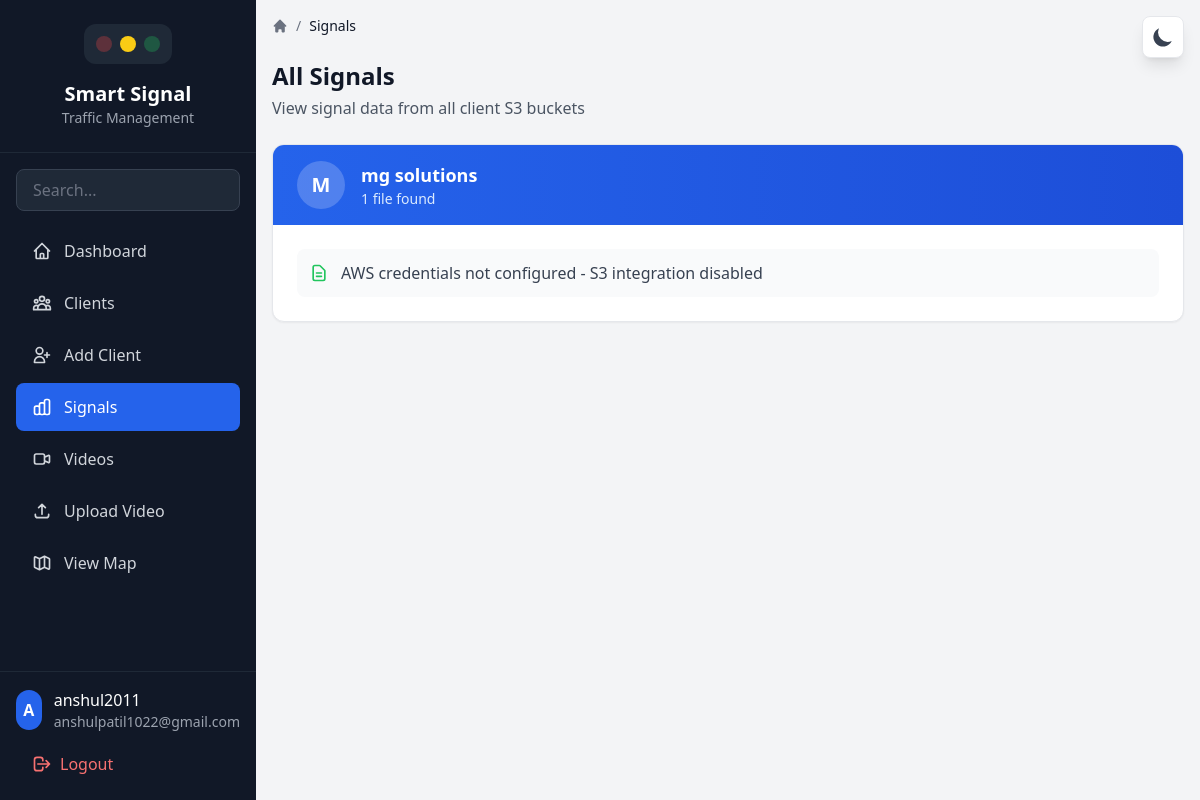
Screenshot of /show-signals/ (signed in) with the database file from the repository.
### core/models.py (models this page shows, shortened)
class User(AbstractUser):
    is_admin = models.BooleanField(default=False)

class Client(models.Model):
    user = models.OneToOneField(User, on_delete=models.CASCADE)
    company_name = models.CharField(max_length=100)
    city = models.CharField(max_length=100)
    site = models.CharField(max_length=100)

### core/views.py (the view, shortened to what this page needs)
# urls.py: path('show-signals/', views.show_all_signals, name='show_signals'),
@login_required
def show_all_signals(request):
    client_data = []
    clients = Client.objects.all()
    aws_configured = (
        hasattr(settings, 'AWS_ACCESS_KEY_ID') and
        hasattr(settings, 'AWS_SECRET_ACCESS_KEY') and
        settings.AWS_ACCESS_KEY_ID and
        settings.AWS_SECRET_ACCESS_KEY
    )
    if not aws_configured:
        for client in clients:
            client_data.append({
                'client': client,
                'files': ['AWS credentials not configured - S3 integration disabled']
            })
        return render(request, 'core/show_signals.html', {'client_data': client_data})

### core/templates/core/show_signals.html (shortened to what this page needs)
{% extends "base.html" %}
{% load static %}
{% block breadcrumb %}Signals{% endblock %}
{% block content %}
<div class="mb-6">
  <h1 class="text-2xl font-bold text-gray-900 dark:text-white">All Signals</h1>
  <p class="text-gray-600 dark:text-gray-400 mt-1">View signal data from all client S3 buckets</p>
</div>
{% if client_data %}
<div class="grid gap-6">
  {% for entry in client_data %}
  <div class="bg-white dark:bg-gray-800 rounded-xl shadow-sm border border-gray-200 dark:border-gray-700 overflow-hidden">
    <div class="bg-gradient-to-r from-blue-600 to-blue-700 dark:from-blue-700 dark:to-blue-800 px-6 py-4">
      <div class="flex items-center gap-4">
        <div class="w-12 h-12 rounded-full bg-white/20 flex items-center justify-center">
          <span class="text-xl font-bold text-white">{{ entry.client.company_name|slice:":1"|upper }}</span>
        </div>
        <div>
          <h3 class="text-lg font-semibold text-white">{{ entry.client.company_name }}</h3>
          <p class="text-blue-100 text-sm">{{ entry.files|length }} file{% if entry.files|length != 1 %}s{% endif %} found</p>
        </div>
      </div>
    </div>
    <div class="p-6">
      {% if entry.files %}
      <ul class="space-y-2">
        {% for file in entry.files %}
        <li class="flex items-center gap-3 p-3 bg-gray-50 dark:bg-gray-700/50 rounded-lg">
          {% if 'No S3 bucket' in file or 'AWS Error' in file %}
          <svg class="w-5 h-5 text-yellow-500 flex-shrink-0" fill="none" stroke="currentColor" viewBox="0 0 24 24">
            <path stroke-linecap="round" stroke-linejoin="round" stroke-width="2" d="M12 9v2m0 4h.01m-6.938 4h13.856c1.54 0 2.502-1.667 1.732-3L13.732 4c-.77-1.333-2.694-1.333-3.464 0L3.34 16c-.77 1.333.192 3 1.732 3z"/>
          </svg>
          <span class="text-yellow-600 dark:text-yellow-400">{{ file }}</span>
          {% else %}
          <svg class="w-5 h-5 text-green-500 flex-shrink-0" fill="none" stroke="currentColor" viewBox="0 0 24 24">
            <path stroke-linecap="round" stroke-linejoin="round" stroke-width="2" d="M9 12h6m-6 4h6m2 5H7a2 2 0 01-2-2V5a2 2 0 012-2h5.586a1 1 0 01.707.293l5.414 5.414a1 1 0 01.293.707V19a2 2 0 01-2 2z"/>
          </svg>
          <span class="text-gray-700 dark:text-gray-300">{{ file }}</span>
          {% endif %}
        </li>
        {% endfor %}
      </ul>
      {% else %}
      <p class="text-gray-500 dark:text-gray-400 text-center py-4">No files available</p>
      {% endif %}
    </div>
  </div>
  {% endfor %}
</div>
{% endif %}
{% endblock %}

### core/templates/base.html (shortened to what this page needs)
{% load static %}
<!DOCTYPE html>
<html lang="en" class="h-full">
<head>
  <script src="https://cdn.tailwindcss.com"></script>
</head>
<body class="h-full bg-gray-100 dark:bg-gray-900 text-gray-900 dark:text-gray-100 transition-colors duration-300">
  <div class="fixed top-4 right-4 z-50">
    <button id="themeToggle" class="p-2 rounded-lg bg-white dark:bg-gray-800 shadow-lg border border-gray-200 dark:border-gray-700 hover:bg-gray-50 dark:hover:bg-gray-700 transition">
      <svg id="moonIcon" class="w-6 h-6 text-gray-700 dark:text-gray-300" fill="currentColor" viewBox="0 0 20 20">
        <path d="M17.293 13.293A8 8 0 016.707 2.707a8.001 8.001 0 1010.586 10.586z"/>
      </svg>
    </button>
  </div>
  <aside id="sidebar" class="fixed inset-y-0 left-0 z-40 w-64 bg-gray-900 dark:bg-gray-950 transform -translate-x-full lg:translate-x-0 transition-transform duration-300 ease-in-out">
    <div class="flex flex-col h-full">
      <div class="p-6 border-b border-gray-800">
        <div class="flex items-center justify-center mb-4">
          <div class="traffic-light flex gap-2 bg-gray-800 p-3 rounded-xl">
            <div class="light w-4 h-4 rounded-full bg-red-500"></div>
            <div class="light w-4 h-4 rounded-full bg-yellow-400"></div>
            <div class="light w-4 h-4 rounded-full bg-green-500"></div>
          </div>
        </div>
        <h1 class="text-xl font-bold text-white text-center">Smart Signal</h1>
        <p class="text-gray-400 text-sm text-center">Traffic Management</p>
      </div>
      <div class="p-4">
        <input type="text" id="sidebarSearch" placeholder="Search..."
          class="w-full px-4 py-2 bg-gray-800 border border-gray-700 rounded-lg text-gray-200 placeholder-gray-500 focus:outline-none focus:ring-2 focus:ring-blue-500 focus:border-transparent">
      </div>
      <nav class="flex-1 px-4 pb-4 overflow-y-auto">
        <ul class="space-y-1">
          <li>
            <a href="{% url 'home' %}" class="nav-link flex items-center gap-3 px-4 py-3 rounded-lg text-gray-300 hover:bg-gray-800 hover:text-white transition {% if request.path == '/' %}bg-blue-600 text-white{% endif %}">
              <svg class="w-5 h-5" fill="none" stroke="currentColor" viewBox="0 0 24 24"><path stroke-linecap="round" stroke-linejoin="round" stroke-width="2" d="M3 12l2-2m0 0l7-7 7 7M5 10v10a1 1 0 001 1h3m10-11l2 2m-2-2v10a1 1 0 01-1 1h-3m-6 0a1 1 0 001-1v-4a1 1 0 011-1h2a1 1 0 011 1v4a1 1 0 001 1m-6 0h6"/></svg>
              Dashboard
            </a>
          </li>
          <li>
            <a href="{% url 'list_clients' %}" class="nav-link flex items-center gap-3 px-4 py-3 rounded-lg text-gray-300 hover:bg-gray-800 hover:text-white transition {% if 'clients' in request.path %}bg-blue-600 text-white{% endif %}">
              Clients
            </a>
          </li>
          <li>
            <a href="{% url 'add_client' %}" class="nav-link flex items-center gap-3 px-4 py-3 rounded-lg text-gray-300 hover:bg-gray-800 hover:text-white transition {% if 'add-client' in request.path %}bg-blue-600 text-white{% endif %}">
              <svg class="w-5 h-5" fill="none" stroke="currentColor" viewBox="0 0 24 24"><path stroke-linecap="round" stroke-linejoin="round" stroke-width="2" d="M18 9v3m0 0v3m0-3h3m-3 0h-3m-2-5a4 4 0 11-8 0 4 4 0 018 0zM3 20a6 6 0 0112 0v1H3v-1z"/></svg>
              Add Client
            </a>
          </li>
          <li>
            <a href="{% url 'show_signals' %}" class="nav-link flex items-center gap-3 px-4 py-3 rounded-lg text-gray-300 hover:bg-gray-800 hover:text-white transition {% if 'signals' in request.path %}bg-blue-600 text-white{% endif %}">
              Signals
            </a>
          </li>
          <li>
            <a href="{% url 'list_videos' %}" class="nav-link flex items-center gap-3 px-4 py-3 rounded-lg text-gray-300 hover:bg-gray-800 hover:text-white transition ">
              <svg class="w-5 h-5" fill="none" stroke="currentColor" viewBox="0 0 24 24"><path stroke-linecap="round" stroke-linejoin="round" stroke-width="2" d="M15 10l4.553-2.276A1 1 0 0121 8.618v6.764a1 1 0 01-1.447.894L15 14M5 18h8a2 2 0 002-2V8a2 2 0 00-2-2H5a2 2 0 00-2 2v8a2 2 0 002 2z"/></svg>
              Videos
            </a>
          </li>
          <li>
            <a href="{% url 'upload_video' %}" class="nav-link flex items-center gap-3 px-4 py-3 rounded-lg text-gray-300 hover:bg-gray-800 hover:text-white transition {% if 'upload' in request.path %}bg-blue-600 text-white{% endif %}">
              <svg class="w-5 h-5" fill="none" stroke="currentColor" viewBox="0 0 24 24"><path stroke-linecap="round" stroke-linejoin="round" stroke-width="2" d="M4 16v1a3 3 0 003 3h10a3 3 0 003-3v-1m-4-8l-4-4m0 0L8 8m4-4v12"/></svg>
              Upload Video
            </a>
          </li>
          <li>
            <a href="{% url 'show_map' %}" class="nav-link flex items-center gap-3 px-4 py-3 rounded-lg text-gray-300 hover:bg-gray-800 hover:text-white transition {% if 'map' in request.path %}bg-blue-600 text-white{% endif %}">
              <svg class="w-5 h-5" fill="none" stroke="currentColor" viewBox="0 0 24 24"><path stroke-linecap="round" stroke-linejoin="round" stroke-width="2" d="M9 20l-5.447-2.724A1 1 0 013 16.382V5.618a1 1 0 011.447-.894L9 7m0 13l6-3m-6 3V7m6 10l4.553 2.276A1 1 0 0021 18.382V7.618a1 1 0 00-.553-.894L15 4m0 13V4m0 0L9 7"/></svg>
              View Map
            </a>
          </li>
        </ul>
      </nav>
      <div class="p-4 border-t border-gray-800">
        {% if user.is_authenticated %}
        <div class="flex items-center gap-3 mb-3">
          <div class="w-10 h-10 rounded-full bg-blue-600 flex items-center justify-center text-white font-semibold">
            {{ user.username|slice:":1"|upper }}
          </div>
          <div>
            <p class="text-white font-medium">{{ user.username }}</p>
            <p class="text-gray-400 text-sm">{{ user.email|default:"User" }}</p>
          </div>
        </div>
        <form method="post" action="{% url 'logout' %}" class="m-0">
          <button type="submit" class="flex items-center gap-2 px-4 py-2 text-red-400 hover:bg-gray-800 rounded-lg transition w-full">
            <svg class="w-5 h-5" fill="none" stroke="currentColor" viewBox="0 0 24 24"><path stroke-linecap="round" stroke-linejoin="round" stroke-width="2" d="M17 16l4-4m0 0l-4-4m4 4H7m6 4v1a3 3 0 01-3 3H6a3 3 0 01-3-3V7a3 3 0 013-3h4a3 3 0 013 3v1"/></svg>
            Logout
          </button>
        </form>
        {% endif %}
      </div>
    </div>
  </aside>
  <main class="lg:ml-64 min-h-screen">
    <div class="p-4 pt-16 lg:pt-4">
      <nav class="mb-6">
        <ol class="flex items-center gap-2 text-sm text-gray-500 dark:text-gray-400">
          <li>
            <a href="{% url 'home' %}" class="hover:text-blue-600 dark:hover:text-blue-400 transition">
              <svg class="w-4 h-4" fill="currentColor" viewBox="0 0 20 20"><path d="M10.707 2.293a1 1 0 00-1.414 0l-7 7a1 1 0 001.414 1.414L4 10.414V17a1 1 0 001 1h2a1 1 0 001-1v-2a1 1 0 011-1h2a1 1 0 011 1v2a1 1 0 001 1h2a1 1 0 001-1v-6.586l.293.293a1 1 0 001.414-1.414l-7-7z"/></svg>
            </a>
          </li>
          <li><span>/</span></li>
          <li class="text-gray-900 dark:text-gray-100 font-medium">{% block breadcrumb %}Dashboard{% endblock %}</li>
        </ol>
      </nav>
      <div class="max-w-7xl mx-auto">
        {% block content %}{% endblock %}
      </div>
    </div>
  </main>
</body>
</html>

### core/templates/base.html (style rules this page uses)
.traffic-light .light { opacity: 0.3; transition: opacity 0.3s; }
.traffic-light .light.active { opacity: 1; }

### rows the page displays
User: username "A", username "anshul2011", email "anshulpatil1022@gmail.com"
Client: client.company_name "M", client.company_name "mg solutions", files|length "1", files "AWS credentials not configured - S3 integration disabled"
